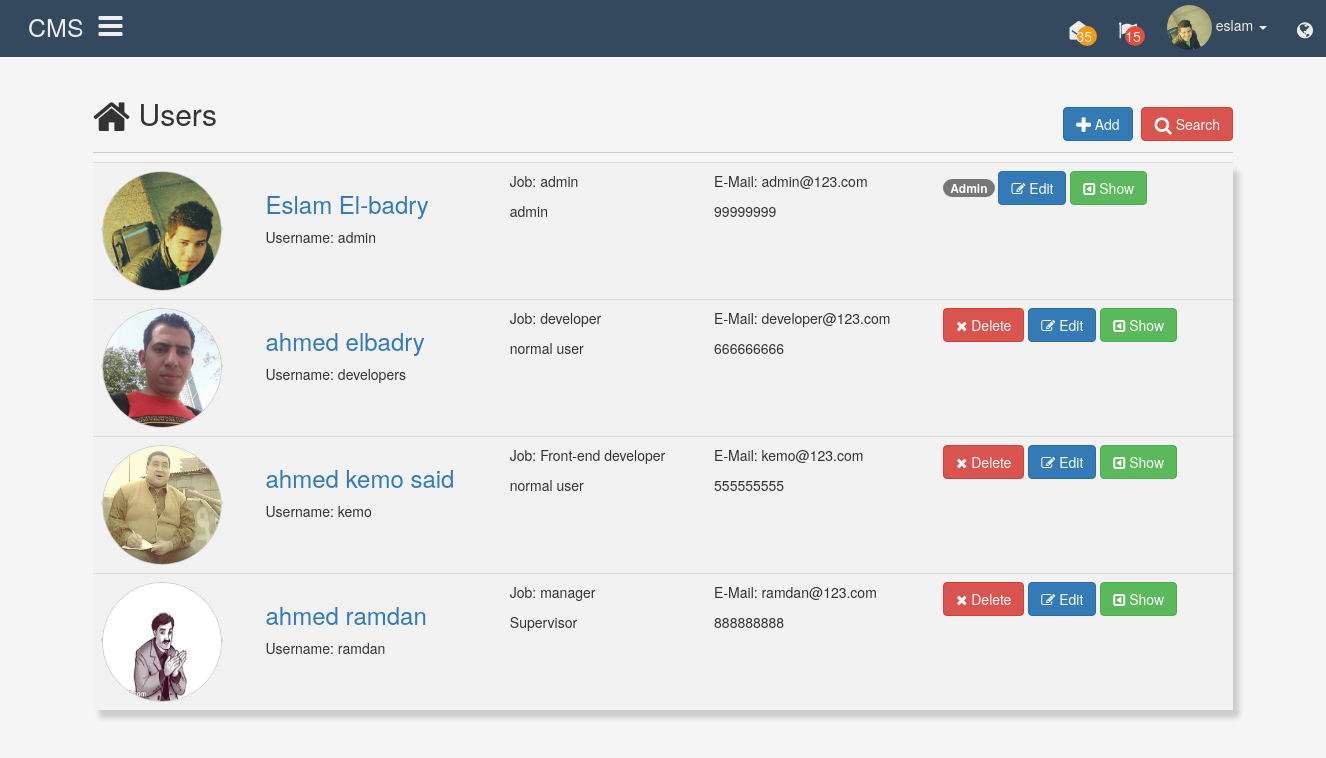
Page /public/users/index (signed in) on the committed database.
### tables this page shows
CREATE TABLE `users` (
  `id` int(11) NOT NULL,
  `login` varchar(100) NOT NULL,
  `pass` varchar(255) NOT NULL,
  `fname` varchar(50) NOT NULL,
  `lname` varchar(50) NOT NULL,
  `phone` int(11) NOT NULL,
  `email` varchar(255) NOT NULL,
  `function` varchar(255) NOT NULL,
  `role_id` int(11) NOT NULL,
  `avater` varchar(255) NOT NULL DEFAULT '0.jpg',
  `created_at` datetime NOT NULL DEFAULT CURRENT_TIMESTAMP ON UPDATE CURRENT_TIMESTAMP,
  `updated_at` datetime NOT NULL DEFAULT CURRENT_TIMESTAMP ON UPDATE CURRENT_TIMESTAMP,
  `created_by` int(11) NOT NULL,
  `updated_by` int(11) NOT NULL
);

CREATE TABLE `roles` (
  `id` int(11) NOT NULL,
  `role_name` varchar(255) NOT NULL,
  `show_clients` int(1) NOT NULL DEFAULT '0',
  `aed_clients` int(1) NOT NULL DEFAULT '0',
  `show_suppliers` int(1) NOT NULL DEFAULT '0',
  `aed_suppliers` int(1) NOT NULL DEFAULT '0',
  `show_sales` int(1) NOT NULL DEFAULT '0',
  `aed_sales` int(1) NOT NULL DEFAULT '0',
  `show_purchases` int(1) NOT NULL DEFAULT '0',
  `aed_purchases` int(1) NOT NULL DEFAULT '0',
  `show_articles` int(1) NOT NULL DEFAULT '0',
  `aed_articles` int(1) NOT NULL DEFAULT '0',
  `show_stoke` int(1) NOT NULL DEFAULT '0',
  `show_users_roles` int(1) NOT NULL DEFAULT '0',
  `aed_users_aed` int(1) NOT NULL DEFAULT '0'
);

### Core/Controller.php (called while the page is built, shortened)
<?php
class Controller
{
	protected $viewPath;
	protected $templetes = 'default';
    public function __construct()
    {
        $this->viewPath = ROOT . '/App/Views/';
    }
    protected function rander($view, $vars = []) {
        extract($vars);
		include($this->viewPath . $view . '.php');
		$content = ob_get_clean();
		include($this->viewPath.'templates/'.$this->templetes.'.php');
    }
}

### Core/Model.php (called while the page is built, shortened)
<?php
	class Model
	{
		public function __construct(Database $db)
		{
			$this->db = $db;
		}
	}

### Core/Database.php (called while the page is built, shortened)
<?php
	class Database {
		private $host;
		private $user;
		private $pass;
		private $db_name;
		private $pdo;
		public function __construct($db_name, $host = 'localhost', $user = 'root', $pass = '') {
			$this->host 	= $host;
			$this->user 	= $user;
			$this->pass 	= $pass;
			$this->db_name 	= $db_name;
		}
		public function getPDO() {
			if ($this->pdo === null) {
				$connection =
				new PDO ("mysql:dbname=".$this->db_name.";host=".$this->host, $this->user, $this->pass);
				$connection->setAttribute(PDO::ATTR_ERRMODE, PDO::ERRMODE_EXCEPTION);
				$connection->query('SET names utf8; SET CHARACTER SET utf8');
				$this->pdo = $connection;
			}
			return $this->pdo;
		}
		public function query($statment, $one = false, $class = null) {
			 $res = $this->getPDO()->query($statment);
			if ($class === null) {
				$res->setFetchMode(PDO::FETCH_OBJ);
			} else {
				$res->setFetchMode(PDO::FETCH_CLASS, $class);
			}
			if ($one == false) {
				$data = $res->fetchAll();
			} else {
				$data = $res->fetch();
			}
			return $data;
		}
	}

### App/Model/UsersModel.php (called while the page is built, shortened)
<?php
	class UsersModel extends Model {
		public function load() {
			$res =  $this->db->query("SELECT
			 users.*, roles.role_name
			FROM users, roles
			WHERE users.role_id = roles.id ");
			return $res;
		}
	}

### App/Views/users/index.php (the view, shortened to what this page needs)
<div class="row">
  <div class="col-sm-6"> <h2 class="title"><i class="fa fa-home fa-lg"></i> Users</h2></div>
    <div class="col-sm-6">
      <ul class="list-unstyled pull-right links">
    <?php    if ($_SESSION['user']->aed_users_aed) { ?>
        <li><a href="<?= App::$path; ?>users/add"><span class="btn btn-primary"><i class="fa fa-plus fa-lg"></i> Add</span></a></li>
        <?php } ?>
        <li onclick="showBox('box-search', event);"><a href="#"><span class="btn btn-danger"><i class="fa fa-search fa-lg"></i> Search</span></a></li>
      </ul>
  </div>
</div>
<hr>
<table class="table table-main table-striped table-data">
  <tbody>
   <?php foreach($users as $user) { ?>
   <tr>
      <td>
        <?php
          echo "<a href='users/show' class='avatar'>
          <img class='img_preview' src='http://localhost/try/public/images/users/".$user->avater."' alt='' >
          </a>";
        ?>
      </td>
      <td>
      <?php echo '<h3><a href="users/show">'. $user->fname." ".$user->lname. '</a></h3>';
          echo "<p>Username: ".$user->login."</p>";
      ?>
      </td>
      <td>
      <?php echo "<p>Job: ".$user->function."</p>";
        echo "<p>".$user->role_name."</p>";
      ?>
      </td>
      <td><?php echo '<p>E-Mail: '.$user->email . "</p>";
          echo "<p>".$user->phone."</p>";
      ?></td>
      <td>
        <?php    if ($_SESSION['user']->aed_users_aed) { ?>
      <?php if ($user->id > 1) { ?>
        <a href="" class="btn btn-danger" id_user="<?= $user->id ?>" onclick="deleteElement(this, event);"><i class="fa fa-times"></i>  Delete</a>
        <?php } else {
          echo "<span class='badge'>Admin</span>";
          } ?>
        <a href="<?= App::$path; ?>users/edit/<?= $user->id; ?>" class="btn btn-primary"><i class="fa fa-edit"></i>  Edit</a>
        <?php } ?>
        <a href="<?= App::$path; ?>users/profile/<?= $user->id; ?>" class="btn btn-success"><i class="fa fa-caret-square-o-left"></i>  Show</a>
      </td>
      </tr>
    <?php } ?>
  </tbody>
</table>

### Public/index.php (shortened to what this page needs)
<?php
	if (isset($_POST['ajax_action'])) {
		$request = explode('.', $_POST['ajax_action']);
		$controller = '\App\Controllers\\'.ucfirst($request[0]).'Controllers';
		$action = $request[1];
		$controller = new $controller();
		echo $controller->$action();
	} else {
	if (isset($_GET['p'])) {
		$p = $_GET['p'];
	} else {
		$p = 'home';
	}
	$p = explode('/', rtrim($p, '/'));
	$action = 'index';
	if(isset($p[1])) {
		$action = $p[1];
	}
		$controller = new $controller();
		$controller->$action();
	}

### App/Controllers/UsersControllers.php (shortened to what this page needs)
<?php
	class UsersControllers extends AppController {
        public function index() {
					if ($_SESSION['user']->show_clients) {
			$users = $this->Users->load();
			$this->rander('users/index', compact('form', 'users'));
		} else {
			$this->directly('home');
		}
		}
	}

### App/Views/templates/default.php (shortened to what this page needs)
<!DOCTYPE html>
<html lang="en">
  <head>
    <link href="<?= App::$path; ?>css/font-awesome.min.css" rel="stylesheet">
    <link href="<?= App::$path; ?>css/bootstrap.css" rel="stylesheet">
    <link href="<?= App::$path; ?>css/style.css" rel="stylesheet">
  </head>
  <body>
    <header>
          <nav class="navbar">
            <div class="container-edit">
              <div class="navbar-header">
                <a class="navbar-brand logo" href="#">CMS</a>
                <span onclick="openNav()"><i class="fa fa-bars fa-2x"></i></span>
              </div>
                <?php if (isset($_SESSION['user'])) { ?>
                  <ul class="nav navbar-nav navbar-right">
                <li><a href="#"><span class="msg">35</span><i class="fa fa-envelope-open fa-lg"></i></a></li>
                  <li><a href="#"><span class="noti">15</span><i class="fa fa-flag fa-lg"></i></a></li>
                  <li class="dropdown">
                    <a href="#" class="dropdown-toggle" data-toggle="dropdown" role="button" aria-haspopup="true" aria-expanded="false">
                    <img class="img-circle" alt="" src="<?= App::$path; ?>images/millier.jpg">
                    <span>eslam</span>
                    <span class="caret"></span>
                    </a>
                  </li>
                  <li><a href="#"><i class="fa fa-globe fa-lg"></i></a></li>
                </ul>
                <?php } else { ?>
                  <ul class="nav navbar-nav navbar-right">
                  <li><a href="<?= App::$path; ?>users/login"><i class="fa fa-flag fa-lg"></i>   Login</a></li>
                  </ul>
                <?php } ?>
            </div>
          </nav>
    </header>
    <div id="main">
      <section class="content">
        <div class="container">
          <?= $content ?>
        </div>
      </section>
    </div>
  </body>
</html>

### Public/css/style.css (style rules this page uses)
body { background-color: #f5f5f5; }
hr { border-color: #cecece; margin-top: 10px; margin-bottom: 10px }
header .navbar { background-color: #34495e; border-radius: 0 }
header .navbar a { color: #eee }
header .navbar .container-edit { width: 1300px; margin: auto }
header .navbar .logo { font-size: 25px; font-weight: normal; }
.navbar-header i { color: #eee; line-height: 50px; cursor: pointer; }
.navbar-nav > li > a .noti { background-color: #e74c3c; border-radius: 50%; padding: 0px; width: 20px; height: 20px; position: absolute; top: 25px; left: 22px; line-height: 20px; }
.navbar-nav > li > a .msg { background-color: #f39c12; border-radius: 50%; padding: 0px; width: 20px; height: 20px; position: absolute; top: 25px; left: 22px; line-height: 20px; }
.nav > li > a > img { width: 45px; height: 45px; }
.navbar-nav > li > a { padding-top: 4px; padding-bottom: 5px; line-height: 40px; }
.nav > li > a > i { line-height: 40px }
#main { transition: margin-left .5s; padding: 0px; }
.table-data { background-color: #34495e; box-shadow: 6px 8px 5px #ccc; transition: all 0.5s ease-in-out }
.table-data td { background-color: #f2f2f2; }
.links li { display: inline-block; margin-left: 5px }
.links { margin-top: 30px; margin-bottom: 0; }
.avatar { width: 46px; height: 46px; border-radius: 50%; border: 1px solid #ccc; }
.img_preview { width: 120px; height: 120px; border-radius: 50%; border: 1px solid #ccc; }

### rows in the picture
users: avater (picture), fname "Eslam", lname "El-badry", login "admin", function "admin", role.role_name "admin", email "admin@123.com", phone "99999999", shows "Admin"
users: avater (picture), fname "ahmed", lname "elbadry", login "developers", function "developer", role.role_name "normal user", email "developer@123.com", phone "666666666"
users: avater (picture), fname "ahmed", lname "kemo said", login "kemo", function "Front-end developer", role.role_name "normal user", email "kemo@123.com", phone "555555555"
users: avater (picture), fname "ahmed", lname "ramdan", login "ramdan", function "manager", role.role_name "Supervisor", email "ramdan@123.com", phone "888888888"
